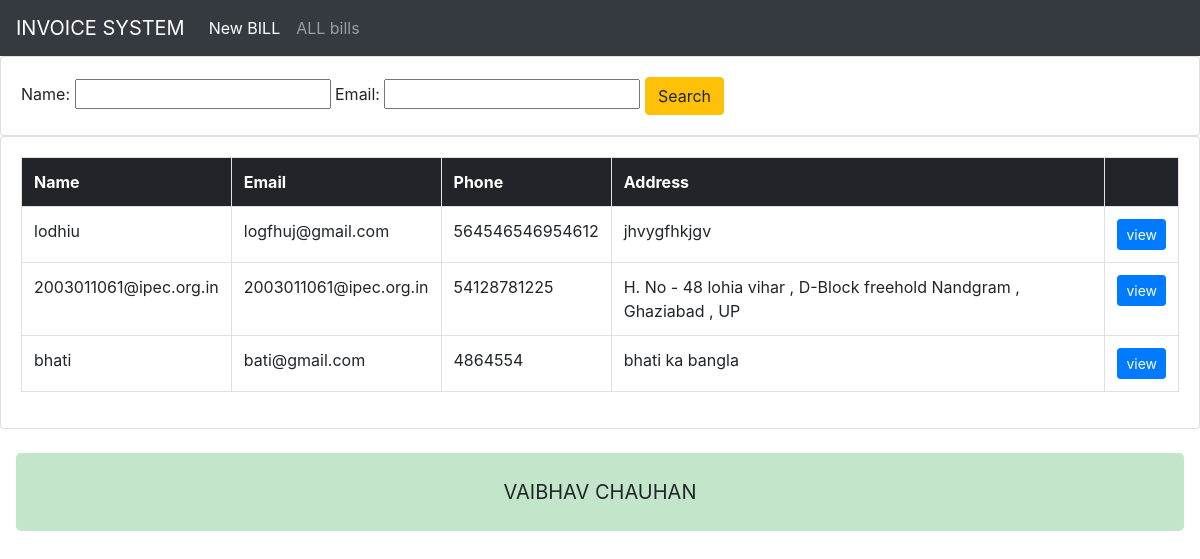
Screenshot of /alluser_detail with the database file from the repository.
### home/models.py (models this page shows)
class Customers(models.Model):
    name=models.CharField(max_length=40)
    email=models.CharField(max_length=50)
    address=models.CharField(max_length=100)
    phone=models.CharField(max_length=10)
    itempurchase=models.TextField(null=True)
    prices=models.TextField(null=True)
    quantities=models.TextField(null=True)
    def __str__(self):
        return self.name

### home/views.py (the view)
# urls.py: path('alluser_detail',views.alluser_detail,name="alluser_detail"),
def alluser_detail(request):
    customers=Customers.objects.all()
    myfilter=CustomerFilter(request.GET,queryset=customers)
    customers=myfilter.qs
    print(customers)
    context={'customers':customers,'customers':customers,'myfilter':myfilter}
    return render(request,'alluser.html',context)

### templates/alluser.html (shortened to what this page needs)
<!doctype html>
<html lang="en">
<head>
  <link rel="stylesheet" href="https://cdn.jsdelivr.net/npm/bootstrap@4.0.0/dist/css/bootstrap.min.css"
>
</head>
<body>
  <nav class="navbar navbar-expand-lg navbar-dark bg-dark">
    <a class="navbar-brand" href="#">INVOICE SYSTEM </a>
    <div class="collapse navbar-collapse" id="navbarSupportedContent">
      <ul class="navbar-nav mr-auto">
        <li class="nav-item active">
          <a class="nav-link" href="/newbill"> New BILL<span class="sr-only">(current)</span></a>
        </li>
        <li class="nav-item">
          <a class="nav-link" href="/alluser_detail"> ALL bills</a>
        </li>
    </div>
  </nav>
  <div class="row">
    <div class="col">
        <div class="card card-body">
            <form method="get">
                {{myfilter.form}}
            <button class="btn btn-warning" type="submit">Search</button>
          </form>
        </div>
    </div>
</div>
    <div class="row">
        <div class="col-md">
            <div class="card card-body">
                <table class="table table-bordered">
                    <tr>
                        <th class="table-dark">Name</th>
                        <th class="table-dark">Email</th>
                        <th class="table-dark">Phone</th>
                        <th class="table-dark">Address</th>
                        <th class="table-dark"></th>
                    </tr>
                     {% for q in customers %}
                    <tr>
                        <td>{{q.name}}</td>
                        <td>{{q.email}}</td>
                        <td>{{q.phone}}</td>
                        <td>{{q.address}}</td>
                         <td><a  class="btn btn-sm btn-primary" href={% url 'userdetails' q.id  %} target="_blank">view</a></td>
                    </tr>
                     {% endfor %}
                </table>
            </div>
  <div class="conatiner  my-4 py-4 mx-3 px-4 table-success text-center btn-lg">
    VAIBHAV CHAUHAN
    </div>
        </div>
</body>
    </html>

### rows the page displays
Customers: name "lodhiu", email "logfhuj@gmail.com", phone "564546546954612", address "jhvygfhkjgv"
Customers: name "2003011061@ipec.org.in", email "2003011061@ipec.org.in", phone "54128781225", address "H. No - 48 lohia vihar , D-Block freehold Nandgram , Ghaziabad , UP"
Customers: name "bhati", email "bati@gmail.com", phone "4864554", address "bhati ka bangla"
